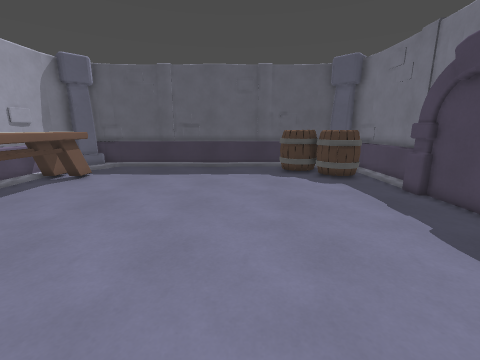
View 1 (above)

17 first-person views from a walk through a level from a Godot 3-D game. The camera is 1.5 m above the floor, tilts 12° down and sees 90° across. The floor is counted in squares, 0.5 m on a side. Each view is taken from the middle of a square. On the plan, view 1 faces up. The plan holds only what a view shows up to about 19 squares ahead; the rest is blank. Characters and animated objects are not drawn.

View 2
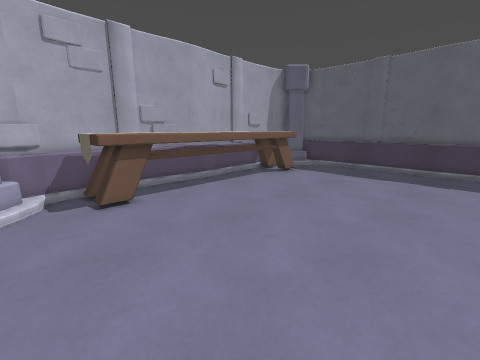

View 3
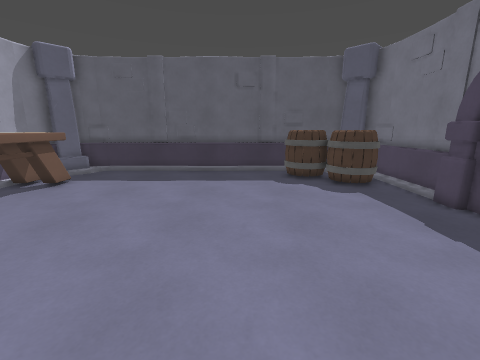

View 4
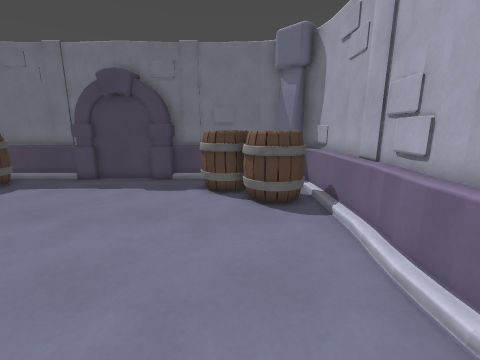

View 5
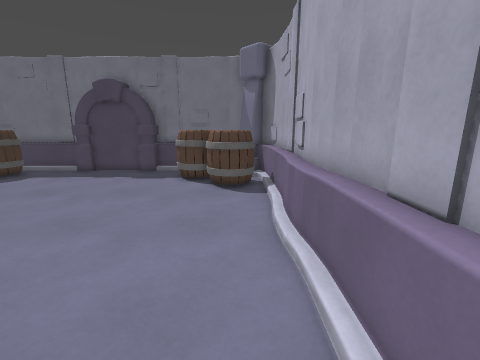

View 6
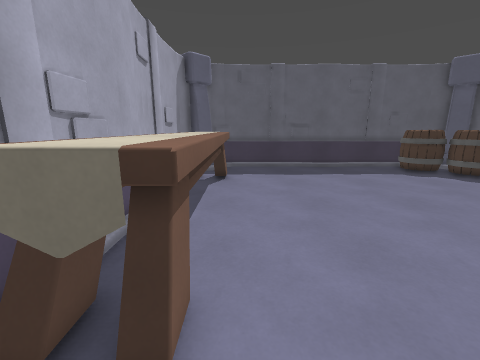

View 7
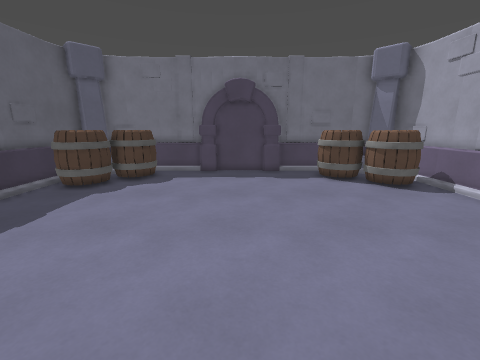

View 8
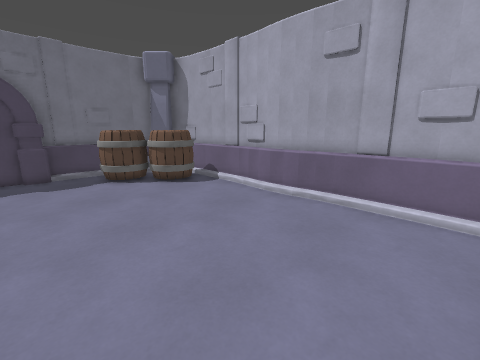

View 9
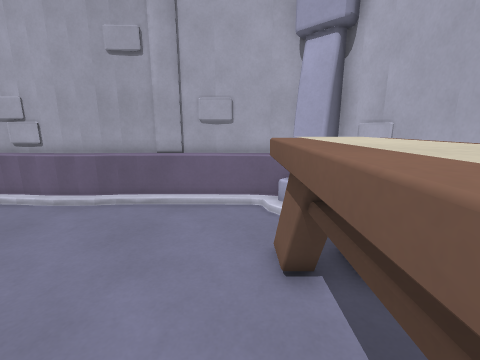

View 10
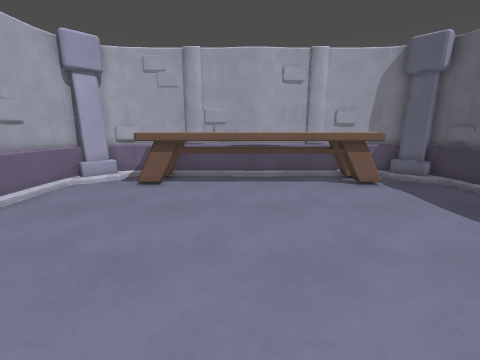

View 11
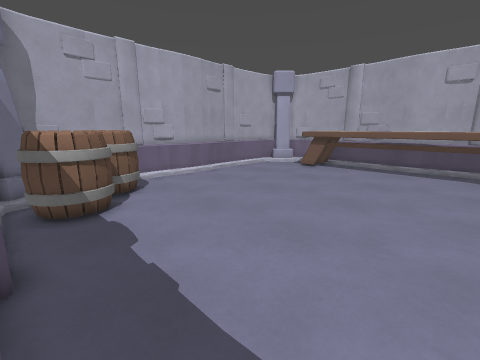

View 12
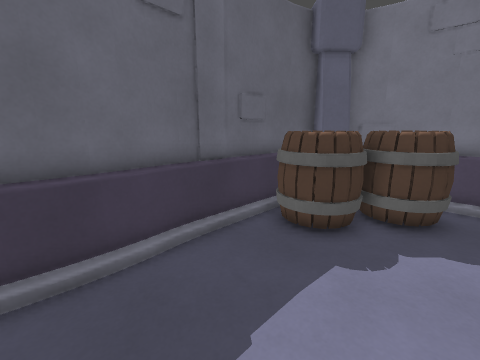

View 13
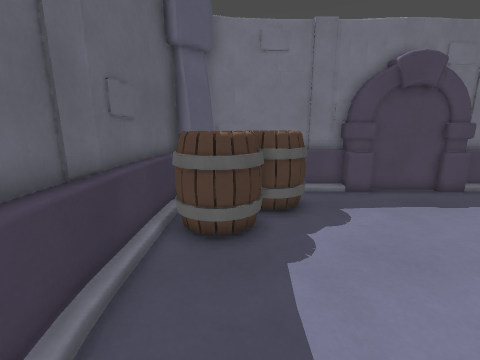

View 14
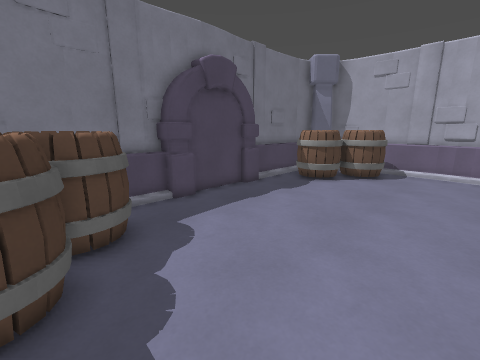

View 15
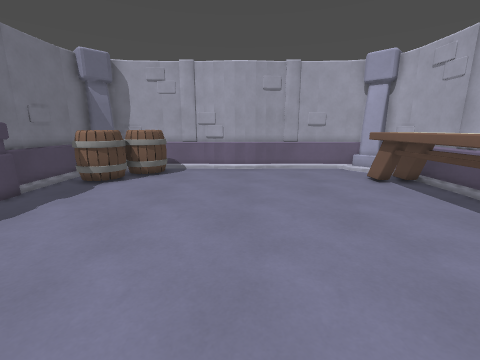

View 16
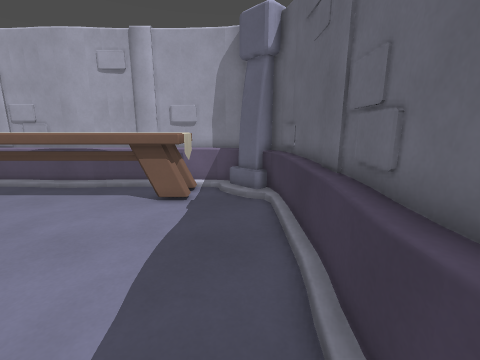

View 17
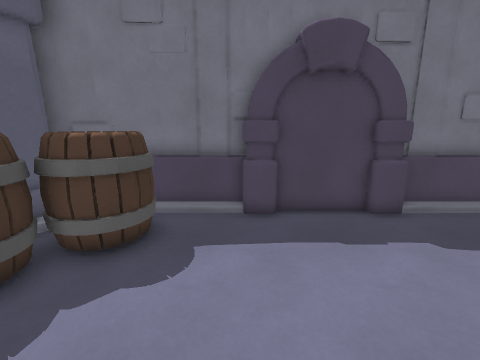

### Floor plan
Key: @ floor where view 1 was taken; # wall or solid block; x gap in a wall; . floor; = window, fence, low wall or low ledge; ^ raised ledge; O other object.
Columns run from 13 left of view 1 to 9 right of it. Each row starts with its distance up from view 1.
 20  ####^##=####===###
 19 ###=............O####
 18 ##==............OOO ###
 17 #==.............OOOO# #
 16 ^^...............OOOO ^
 15 #^^^..............OOOO=
 14 #^^^...............OO.#
 13 #^^^..................#
 12 #^^^.................##
 11 ^^^^.................##
 10 #^^^.................#
  9 #^^^.................#
  8 #^^^.................#
  7 #^^^.................##
  6 #^^^.................##
  5 #^^^..................#
  4 #^^^..............OOO.#
  3 ^^^^..............OOOO#
  2 ##...............OOOO ^
  1 #==.............OOO  =#
  0 ##==.........@..OOO =##
 -1 ###=.............x ^###
 -2  #####====####=##=^###

Positions as (right, up) in squares from view 1, and headings:
1: (0, 0), facing up
2: (0, 0), facing up-left
3: (0, 2), facing up
4: (-6, 2), facing right
5: (-9, 0), facing right
6: (-9, 0), facing up
7: (-9, 9), facing right
8: (-9, 8), facing down-right
9: (-9, 8), facing down
10: (3, 8), facing left
11: (8, 13), facing down-left
12: (-3, 14), facing up-right
13: (-3, 17), facing right
14: (-1, 17), facing down-right
15: (-2, 17), facing down
16: (0, 18), facing left
17: (0, 12), facing right
